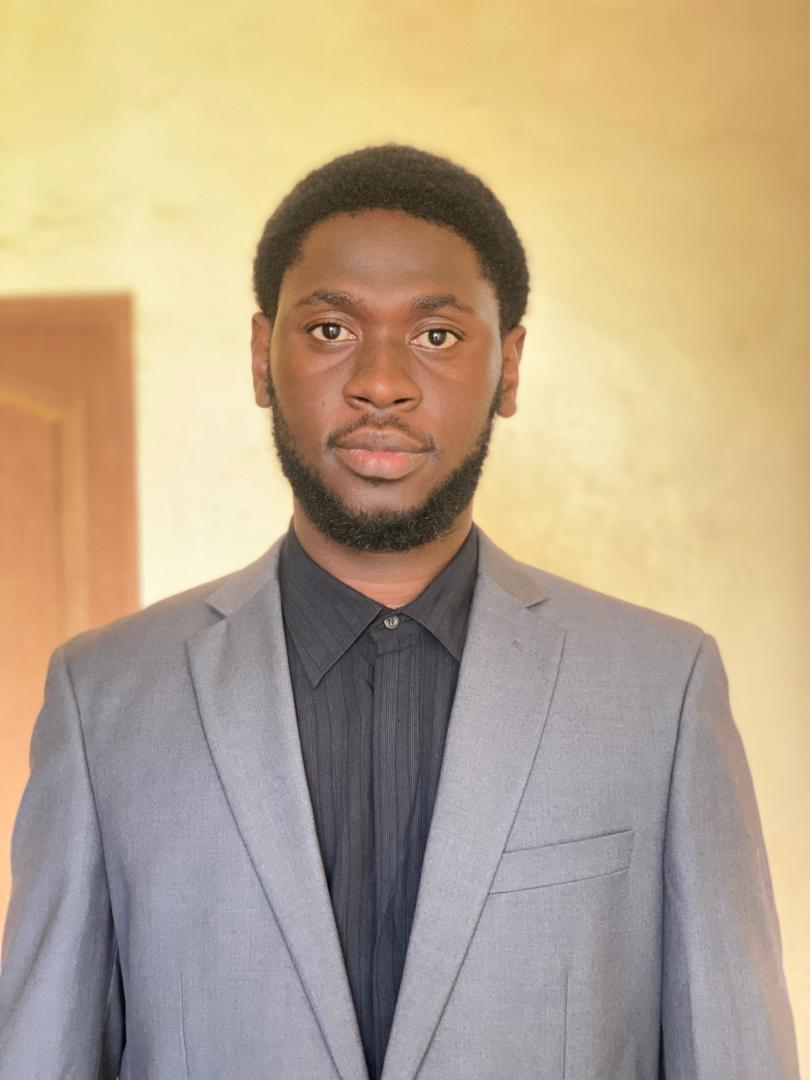
#> input picture poc-test/photos-toutes/WhatsApp Image 2025-12-25 at 15.37.42 (1).jpeg, 810 x 1080 px, given in place of the camera
$ python test_simple.py
#> lines starting #> are read from the running program, lines starting #| are printed output that depends on the picture; after the words box and inside, x2 and y2 are one past the last pixel; in counts of white or black regions, pixels touching at a corner belong together
"""
POC PhotoEvent - Test Reconnaissance Faciale SIMPLIFIÉ
Version compatible toutes configurations
"""

import cv2
import numpy as np
from pathlib import Path
import time

class ReconnaissanceSimple:
    def __init__(self):
        print("🚀 Initialisation du détecteur de visages...")
        cascade_path = cv2.data.haarcascades + 'haarcascade_frontalface_default.xml'
        self.face_cascade = cv2.CascadeClassifier(cascade_path)

    def capturer_visage_webcam(self):
        """Capture visage via webcam"""
        print("\n📷 Ouverture webcam...")
        print("➡️  Placez votre visage devant la caméra")
        print("➡️  Appuyez sur ESPACE pour capturer")
        print("➡️  Appuyez sur Q pour quitter")

        cap = cv2.VideoCapture(0)

        if not cap.isOpened():
            print("❌ Erreur : Impossible d'ouvrir la webcam")
            return None

        captured_image = None

        while True:
            ret, frame = cap.read()
#> frame is the input picture: shape (1080, 810, 3); mean B, G, R 138.2, 165.4, 184.5
            if not ret:
                break

            gray = cv2.cvtColor(frame, cv2.COLOR_BGR2GRAY)
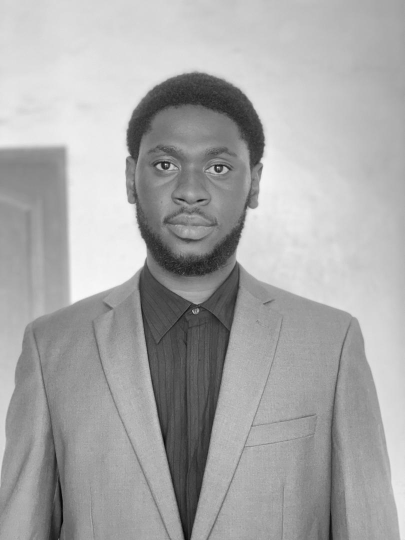
#> gray: shape (1080, 810) (shown at 1/2 size); min 1, max 252, mean 168
            faces = self.face_cascade.detectMultiScale(gray, 1.3, 5)
#> faces = [[246, 218, 283, 283]]

            h, w = frame.shape[:2]
            center = (w // 2, h // 2)
            radius = 150

            if len(faces) > 0:
                cv2.circle(frame, center, radius, (0, 255, 0), 3)
                cv2.putText(frame, "Visage detecte - ESPACE pour capturer",
                           (30, 50), cv2.FONT_HERSHEY_SIMPLEX,
                           0.7, (0, 255, 0), 2)
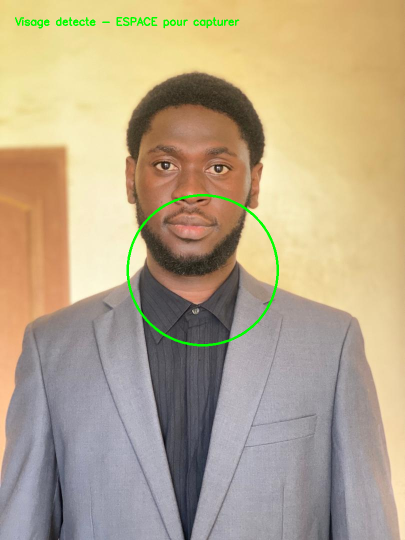
#> frame: shape (1080, 810, 3) (shown at 1/2 size); mean B, G, R 137, 166.1, 182.8

                for (x, y, w_face, h_face) in faces:
                    cv2.rectangle(frame, (x, y), (x + w_face, y + h_face),
                                (0, 255, 0), 2)
#> this loop made 1 pass
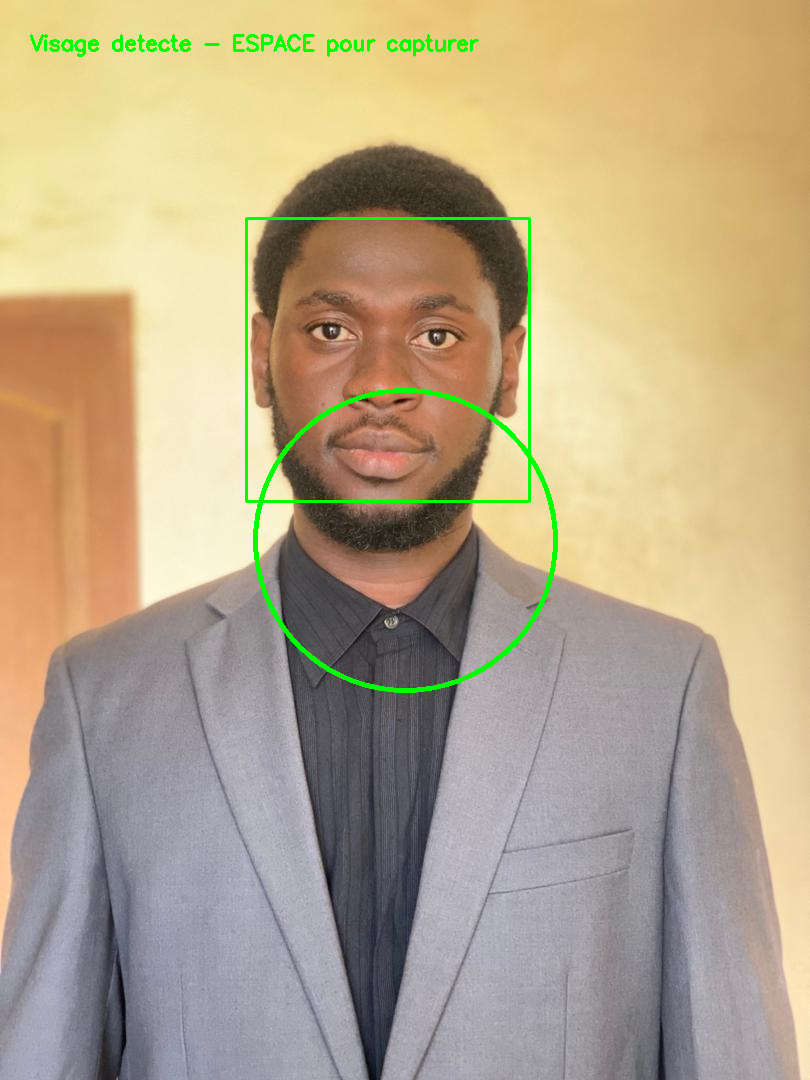
#> frame: shape (1080, 810, 3); 0.38% of pixels changed, all inside (x1, y1, x2, y2) = (245, 217, 531, 503)
            else:
                cv2.circle(frame, center, radius, (0, 0, 255), 3)
                cv2.putText(frame, "Aucun visage - Rapprochez-vous",
                           (30, 50), cv2.FONT_HERSHEY_SIMPLEX,
                           0.7, (0, 0, 255), 2)

            cv2.imshow('PhotoEvent Kiosk - Capture', frame)

            key = cv2.waitKey(1) & 0xFF
#> (key q is pressed here)

            if key == ord(' ') and len(faces) > 0:
                print("✅ Photo capturée !")
                captured_image = frame.copy()
                white = np.ones_like(frame) * 255
                cv2.imshow('PhotoEvent Kiosk - Capture', white)
                cv2.waitKey(200)
                break
            elif key == ord('q'):
                break

        cap.release()
        cv2.destroyAllWindows()

        return captured_image

    # [190 lines left out: functions extraire_visages, comparer_visages, rechercher_photos, afficher_resultats, visualiser_galerie, not called in this run]


def main():
    """Fonction principale"""
    print("=" * 70)
    print("     📸 PhotoEvent Kiosk - POC Reconnaissance")
    print("=" * 70)

    dossier_photos = Path("photos-toutes")

    if not dossier_photos.exists():
        print(f"❌ Dossier introuvable")
        return

    nb_photos = len(list(dossier_photos.glob("*.jpg")) +
                   list(dossier_photos.glob("*.jpeg")) +
                   list(dossier_photos.glob("*.png")) +
                   list(dossier_photos.glob("*.JPG")) +
                   list(dossier_photos.glob("*.JPEG")) +
                   list(dossier_photos.glob("*.PNG")))

    print(f"\n📁 {nb_photos} photos détectées")

    if nb_photos == 0:
        print("❌ Aucune photo ! Copiez photos dans photos-toutes/")
        return

    systeme = ReconnaissanceSimple()

    # ÉTAPE 1
    print("\n" + "=" * 70)
    print("ÉTAPE 1 : Capture visage")
    print("=" * 70)

    image_reference = systeme.capturer_visage_webcam()

    if image_reference is None:
        print("❌ Capture annulée")
        return

    Path("resultats").mkdir(exist_ok=True)
    cv2.imwrite("resultats/reference_capturee.jpg", image_reference)
    print("💾 Référence sauvegardée")

    # ÉTAPE 2
    print("\n" + "=" * 70)
    print("ÉTAPE 2 : Recherche photos")
    print("=" * 70)

    seuil = 0.30
    print(f"🎯 Seuil: {seuil} (30%)")

    matches = systeme.rechercher_photos(
        image_reference=image_reference,
        dossier_photos=dossier_photos,
        seuil=seuil
    )

    # ÉTAPE 3
    print("\n" + "=" * 70)
    print("ÉTAPE 3 : Résultats")
    print("=" * 70)

    systeme.afficher_resultats(matches)

    if matches:
        reponse = input("\n📌 Voir galerie ? (o/n) : ").lower()
        if reponse == 'o':
            systeme.visualiser_galerie(matches)

    # Statistiques
    print("\n" + "=" * 70)
    print("📊 STATISTIQUES")
    print("=" * 70)
    print(f"Photos analysées : {nb_photos}")
    print(f"Photos trouvées  : {len(matches)}")

    if nb_photos > 0:
        taux = (len(matches) / nb_photos) * 100
        print(f"Taux détection   : {taux:.1f}%")

    print("\n📈 ÉVALUATION :")
    if len(matches) > 0:
        print("✅ Système fonctionnel")
    else:
        print("⚠️  Aucun match - Ajuster seuil ou vérifier photos")

    print("\n💡 Ajustements (ligne 340) :")
    print("   - Trop de faux positifs : seuil = 0.55")
    print("   - Pas assez trouvé      : seuil = 0.45")

    print("\n✅ Test terminé !")


if __name__ == "__main__":
    main()

$ run again, on poc-test/photos-toutes/WhatsApp Image 2025-12-25 at 15.37.43 (1).jpeg
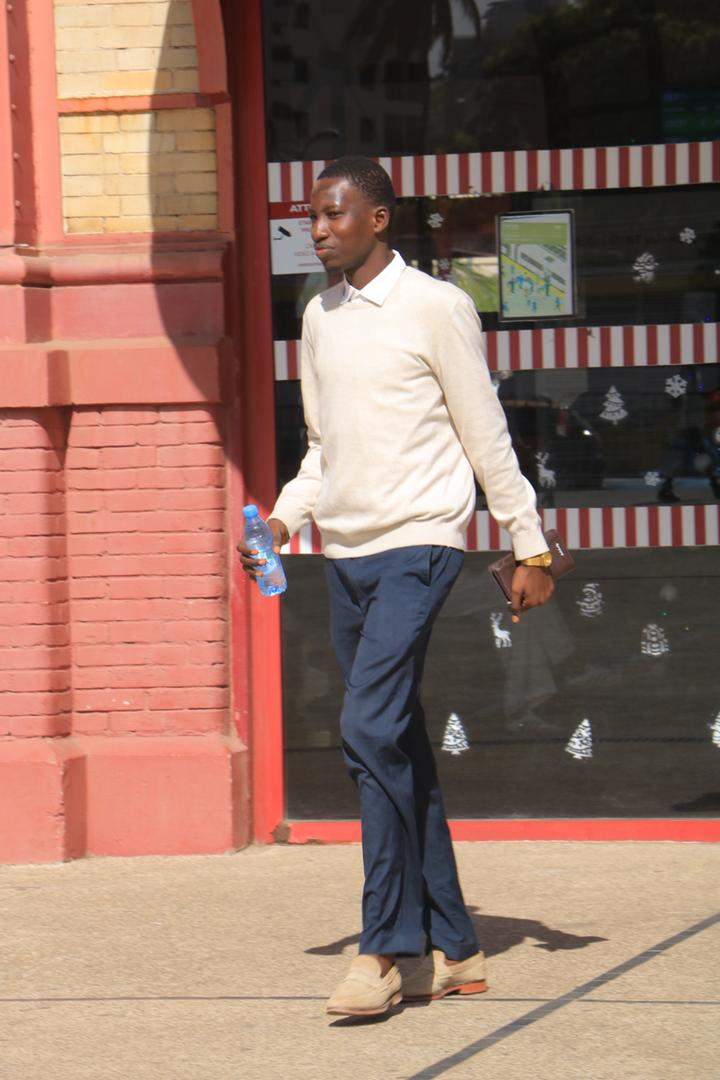
#> input picture poc-test/photos-toutes/WhatsApp Image 2025-12-25 at 15.37.43 (1).jpeg, 720 x 1080 px, given in place of the camera
#> in capturer_visage_webcam, frame is the input picture: shape (1080, 720, 3); mean B, G, R 101.8, 114.8, 147.6
#> in capturer_visage_webcam, `gray = cv2.cvtColor(frame, cv2.COLOR_BGR2GRAY)`:
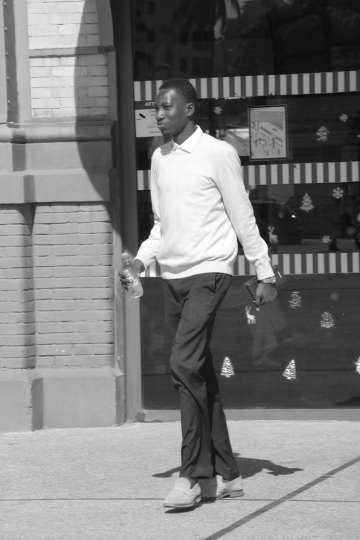
#> gray: shape (1080, 720) (shown at 1/2 size); min 7, max 255, mean 123.2
#> faces = ()
#> in capturer_visage_webcam, `cv2.putText(frame, "Aucun visage - Rapprochez-vous", (30, 50), cv2.FON..`:
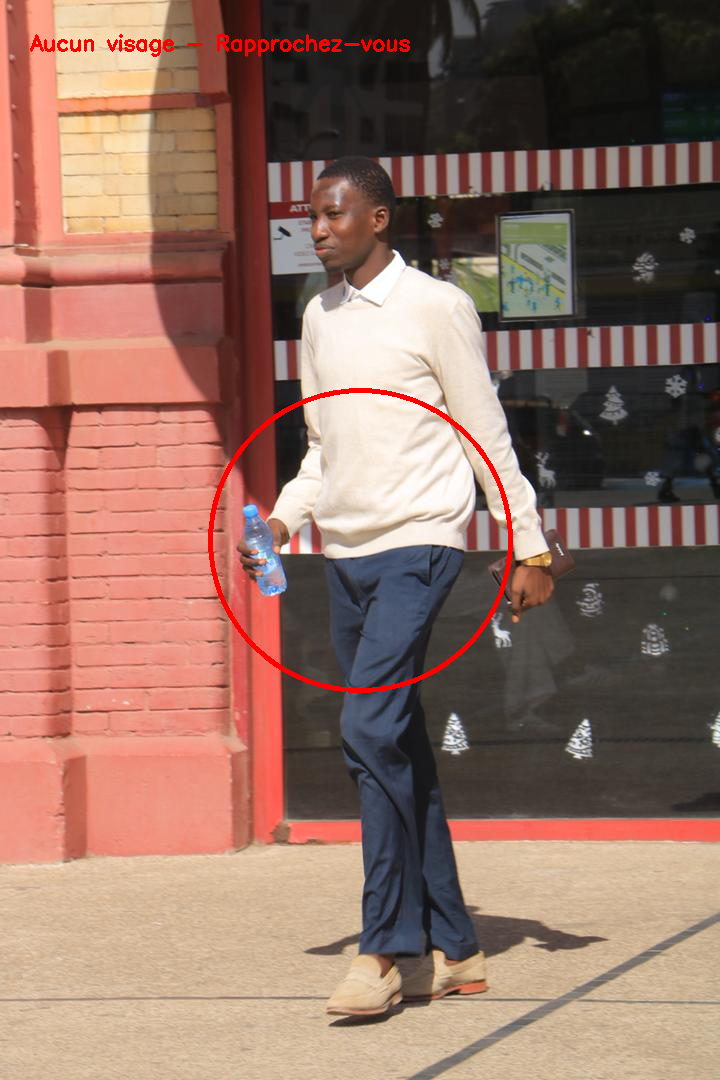
#> frame: shape (1080, 720, 3); mean B, G, R 100.9, 113.8, 148.5

$ run again, on poc-test/photos-toutes/WhatsApp Image 2025-12-25 at 15.37.43 (2).jpeg
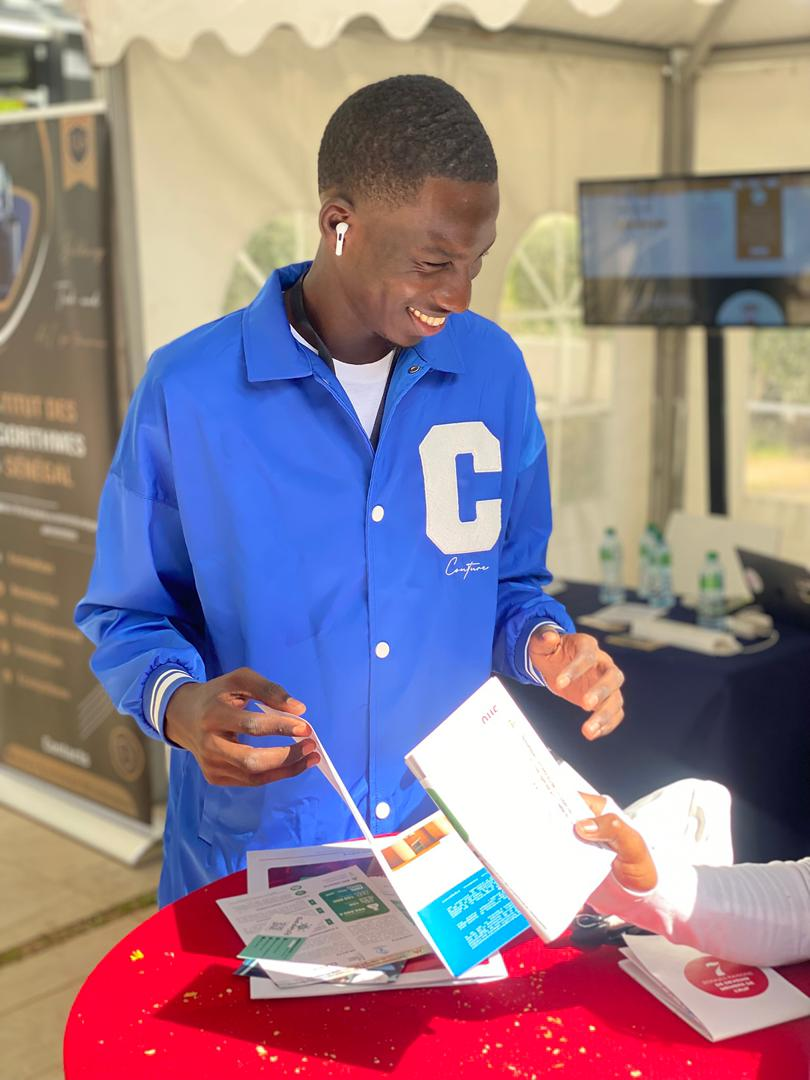
#> input picture poc-test/photos-toutes/WhatsApp Image 2025-12-25 at 15.37.43 (2).jpeg, 810 x 1080 px, given in place of the camera
#> in capturer_visage_webcam, frame is the input picture: shape (1080, 810, 3); mean B, G, R 139.5, 127.9, 147.4
#> in capturer_visage_webcam, `gray = cv2.cvtColor(frame, cv2.COLOR_BGR2GRAY)`:
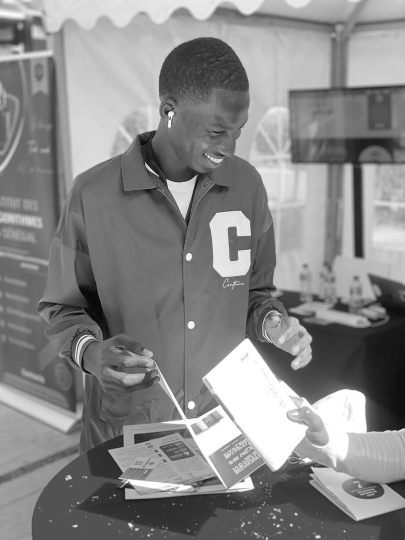
#> gray: shape (1080, 810) (shown at 1/2 size); min 2, max 255, mean 135
#> faces = ()
#> in capturer_visage_webcam, `cv2.putText(frame, "Aucun visage - Rapprochez-vous", (30, 50), cv2.FON..`:
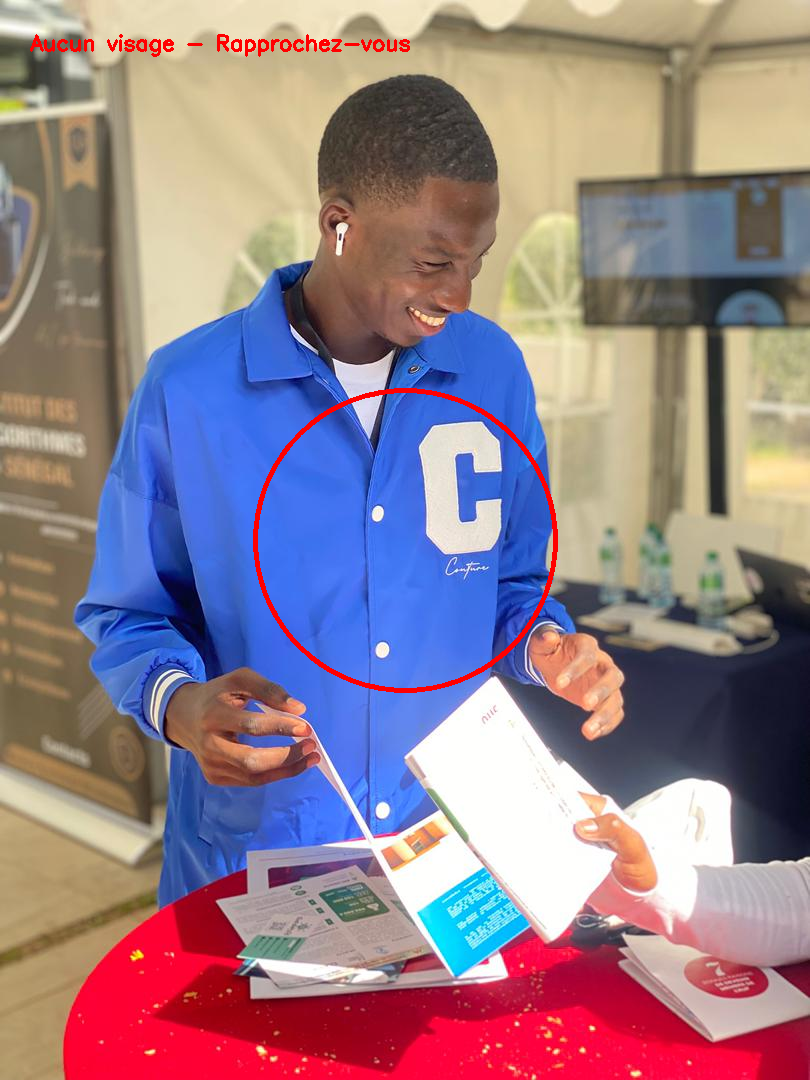
#> frame: shape (1080, 810, 3); mean B, G, R 138, 126.8, 148.5
